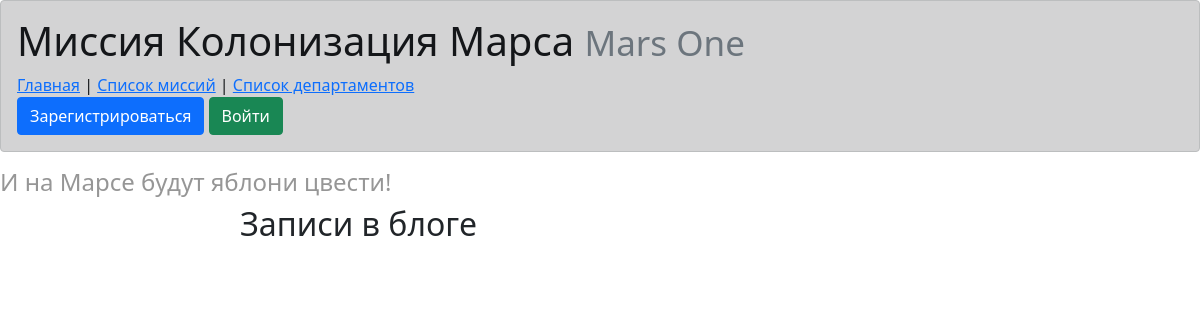
The app's page /index, older data.
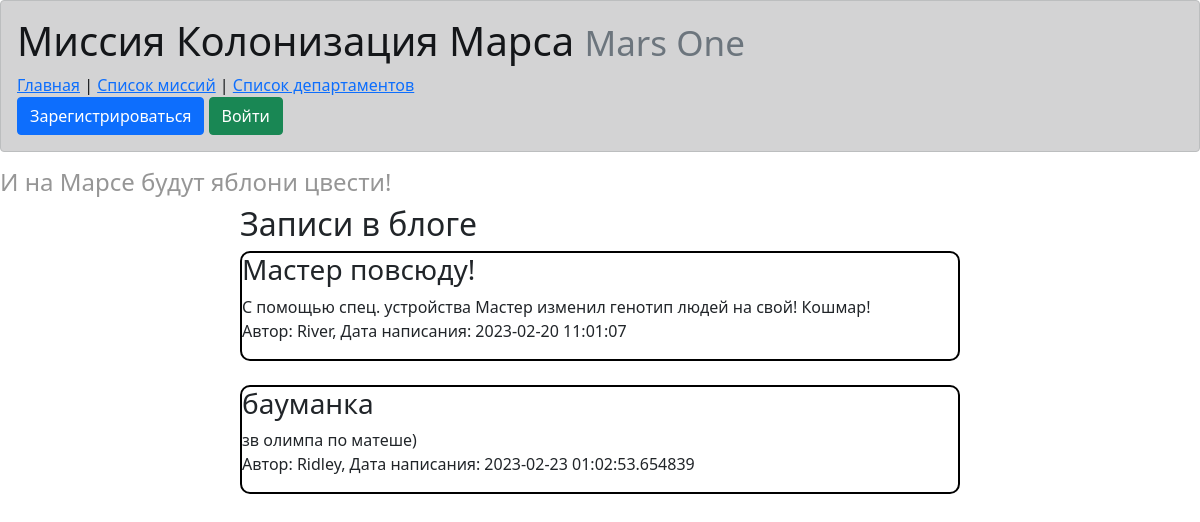
The same page, newer data.
### data/news.py (models this page shows)
class News(SqlAlchemyBase):
    __tablename__ = 'news'
    id = sqlalchemy.Column(sqlalchemy.Integer,
                           primary_key=True, autoincrement=True)
    title = sqlalchemy.Column(sqlalchemy.String, nullable=True)
    content = sqlalchemy.Column(sqlalchemy.String, nullable=True)
    created_date = sqlalchemy.Column(sqlalchemy.DateTime,
                                     default=datetime.datetime.now)
    is_private = sqlalchemy.Column(sqlalchemy.Boolean, default=True)
    user_id = sqlalchemy.Column(sqlalchemy.Integer,
                                sqlalchemy.ForeignKey("users.id"))
    user = orm.relationship('User')

### data/users.py (models this page shows, shortened)
class User(SqlAlchemyBase, UserMixin):
    __tablename__ = 'users'
    id = sqlalchemy.Column(sqlalchemy.Integer, primary_key=True, autoincrement=True)
    surname = sqlalchemy.Column(sqlalchemy.String, nullable=True)
    name = sqlalchemy.Column(sqlalchemy.String, nullable=True)
    age = sqlalchemy.Column(sqlalchemy.Integer, nullable=True)
    position = sqlalchemy.Column(sqlalchemy.String, nullable=True)
    speciality = sqlalchemy.Column(sqlalchemy.String, nullable=True)
    address = sqlalchemy.Column(sqlalchemy.String, nullable=True)
    email = sqlalchemy.Column(sqlalchemy.String, nullable=False, unique=True, index=True)
    hashed_password = sqlalchemy.Column(sqlalchemy.String, nullable=True)
    modified_date = sqlalchemy.Column(sqlalchemy.DateTime, default=datetime.datetime.now)

### main.py (the view)
@app.route('/')
@app.route('/index')
def base():
    db_sess = db_session.create_session()
    if current_user.is_authenticated:
        news = db_sess.query(News).filter(
            (News.user == current_user) | (News.is_private != True))
    else:
        news = db_sess.query(News).filter(News.is_private != True)
    return render_template('common.html', news=news)

### data/db_session.py (called while the page is built)
def create_session() -> Session:
    global __factory
    return __factory()

### templates/common.html (shortened to what this page needs)
{% extends "base.html" %}
{% block content %}
<h2>Записи в блоге</h2>
<div id="news">
    {% for new in news %}
        <div class="post">
            <h3 class="news_title">{{ new.title }}</h3>{% if new.is_private %}&emsp;<p class="private_flag">Видите только вы</p>{% endif %}
            <p>{{ new.content }}<br/>
            Автор: {{ new.user.name }}, Дата написания: {{ new.created_date }}</p>
        </div>
    <br/>
    {% endfor %}
</div>
{% endblock %}

Row changes from the older to the newer data that the page shows:
added News: title "Мастер повсюду!", content "С помощью спец. устройства Мастер изменил генотип людей на свой! Кошмар!", user.name "River", created_date "2023-02-20 11:01:07"
added News: title "бауманка", content "зв олимпа по матеше)", user.name "Ridley", created_date "2023-02-23 01:02:53.654839"
